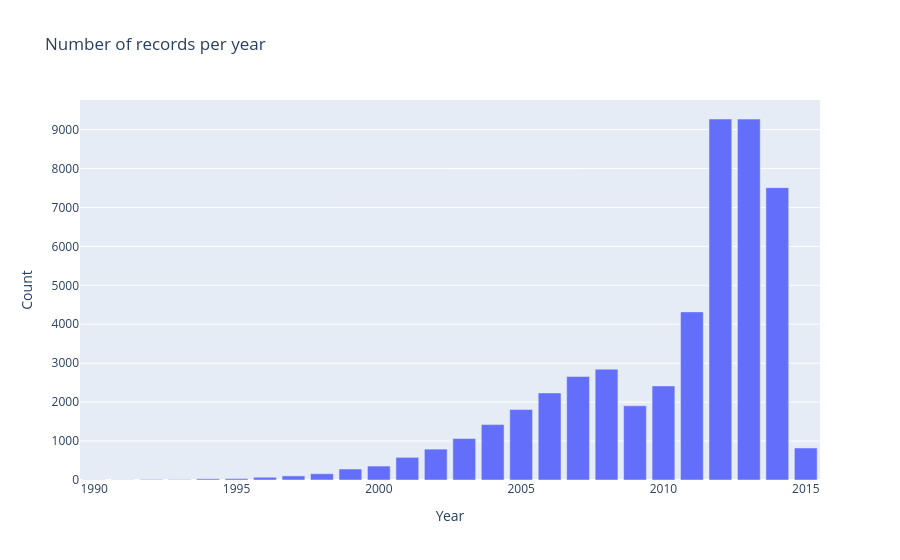

Notebook code cell kept with this figure:
### Code cell
result_df = df.groupby("Year").size()
result_dff=pd.DataFrame(result_df)
result_dff.rename(columns={0:"Count"},inplace=True)
result_dff.index
px.bar(result_dff,x=result_dff.index,y="Count",title="Number of records per year")

### Figure 1 — Plotly figure (JSON) as saved in the notebook; plotly's stock layout.template omitted (floating-point values rounded to 4 significant figures)
{"data": [{"hovertemplate": "Year=%{x}<br>Count=%{y}<extra></extra>", "legendgroup": "", "marker": {"color": "#636efa", "pattern": {"shape": ""}}, "name": "", "orientation": "v", "showlegend": false, "textposition": "auto", "type": "bar", "x": [1990, 1991, 1992, 1993, 1994, 1995, 1996, 1997, 1998, 1999, 2000, 2001, 2002, 2003, 2004, 2005, 2006, 2007, 2008, 2009, 2010, 2011, 2012, 2013, 2014, 2015], "xaxis": "x", "y": [4, 4, 13, 10, 31, 36, 71, 105, 161, 282, 358, 582, 793, 1065, 1423, 1811, 2236, 2657, 2846, 1905, 2416, 4318, 9272, 9269, 7509, 823], "yaxis": "y"}], "layout": {"barmode": "relative", "legend": {"tracegroupgap": 0}, "title": {"text": "Number of records per year"}, "xaxis": {"anchor": "y", "domain": [0, 1], "title": {"text": "Year"}}, "yaxis": {"anchor": "x", "domain": [0, 1], "title": {"text": "Count"}}}}
